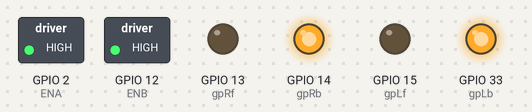
Bench run of a sketch on a simulated ESP32. On the bench: switched loads named in the sketch (green lamp = pin HIGH), output pins drawn as LEDs (lit = HIGH). What the sketch prints to the serial monitor is not drawn.

Above: at 0.1 s.
Timing chart, 0 to 1.6 s (numbered marks = the images above):
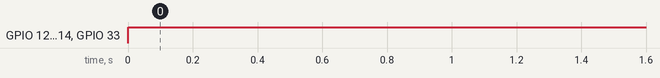

Measured:
- by itself, GPIO 12 (ENB), GPIO 14 (gpRb), GPIO 33 (gpLb): LOW → HIGH at 0.00 s

The sketch:

Backward.ino
```cpp
#define ENA 2   // Left
#define ENB 12    // Right
#define gpRb 14  // left Backward
#define gpRf 13  // left Forward
#define gpLb 33  // Right Backward
#define gpLf 15  // right Forward
void setup() {
  // put your setup code here, to run once:
  Serial.begin(9600);//open serial and set the baudrate
  pinMode(gpLb,OUTPUT);//before useing io pin, pin mode must be set first
  pinMode(gpLf,OUTPUT);
  pinMode(gpRb,OUTPUT);
  pinMode(gpRf,OUTPUT);
  pinMode(ENA,OUTPUT);
  pinMode(ENB,OUTPUT);
}

void loop() {
  // put your main code here, to run repeatedly:
  digitalWrite(ENA,HIGH);  //enable L298n A channel
  digitalWrite(ENB,HIGH);  //enable L298n B channel
  digitalWrite(gpLb,HIGH); //set gpLb hight level
  digitalWrite(gpLf,LOW);   //set gpLf low level
  digitalWrite(gpRb,HIGH);  //set gpRb hight level
  digitalWrite(gpRf,LOW);   //set gpRf low level
  Serial.println("Back");   //send message to serial monitor
}
```
